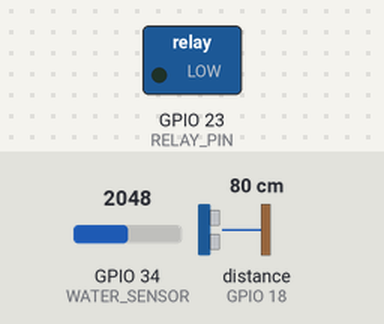
Bench run of a sketch on a simulated ESP32. Shown: switched loads named in the sketch (green lamp = pin HIGH). Wiring (inferred from the names in the program): ultrasonic range finder: trigger GPIO 5; echo GPIO 18. The inputs (shaded band) are chosen by the test bench; at power-on: GPIO 34 (WATER_SENSOR) = 2048, distance to the obstacle (sensor on GPIO 18) 80 cm. The echo pulse lasts 58.3 µs per cm; WiFi joins after 1.5 s; servers stay silent unless stated; uploads are accepted with an empty reply; pins used as bus, display or sensor lines are not drawn; what the sketch prints to the serial monitor is not drawn.

Above: at 2.7 s.
2.8 s: GPIO 34 (WATER_SENSOR) set to 524
6.0 s: GPIO 34 (WATER_SENSOR) set to 456
At 6.7 s:
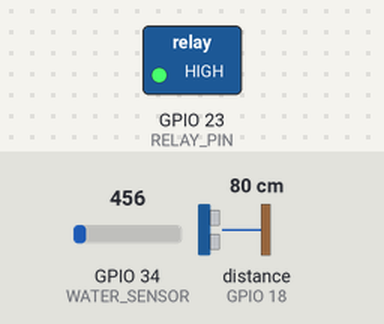
15.0 s: GPIO 34 (WATER_SENSOR) set to 540
At 17.3 s:
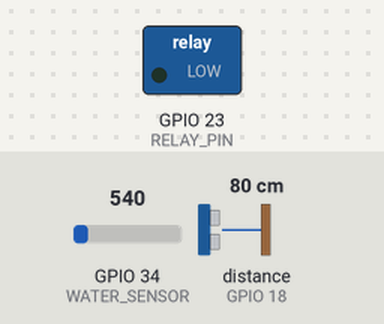
18.2 s: GPIO 34 (WATER_SENSOR) set to 491
At 19.3 s:
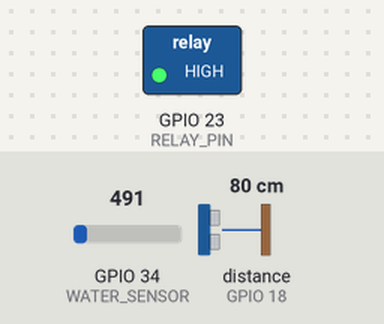
Timing chart, 0 to 21.2 s (numbered marks = the images above; inputs shaded):
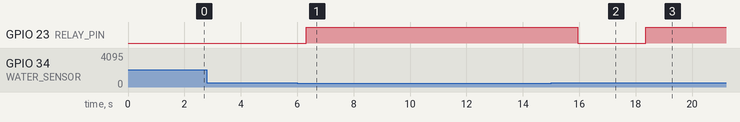

The sketch:

FloodGaurdX.ino
```cpp
#include <WiFi.h>
#include <HTTPClient.h>

// ---------- WiFi ----------
#define WIFI_SSID "Galaxy A20s2640"
#define WIFI_PASSWORD "ekxr9282"

// ---------- Pins ----------
#define TRIG_PIN 5
#define ECHO_PIN 18
#define WATER_SENSOR 34
#define RELAY_PIN 23

// ---------- Variables ----------
long duration;
int distance;
int waterValue;

// ---------- Firebase URL ----------
const char* FIREBASE_DB_URL = "https://floodguardx1-6ed9f-default-rtdb.asia-southeast1.firebasedatabase.app";

void setup() {
  Serial.begin(115200);

  pinMode(TRIG_PIN, OUTPUT);
  pinMode(ECHO_PIN, INPUT);
  pinMode(RELAY_PIN, OUTPUT);
  digitalWrite(RELAY_PIN, LOW);

  // ---------- Connect WiFi ----------
  WiFi.begin(WIFI_SSID, WIFI_PASSWORD);
  Serial.print("Connecting to Wi-Fi");
  while (WiFi.status() != WL_CONNECTED) {
    Serial.print(".");
    delay(500);
  }
  Serial.println("\n✅ Connected to Wi-Fi");
}

void loop() {
  // ---------- Ultrasonic ----------
  digitalWrite(TRIG_PIN, LOW);
  delayMicroseconds(2);
  digitalWrite(TRIG_PIN, HIGH);
  delayMicroseconds(10);
  digitalWrite(TRIG_PIN, LOW);

  duration = pulseIn(ECHO_PIN, HIGH, 30000); // 30ms timeout
  distance = duration * 0.034 / 2; // cm

  // ---------- Water Sensor ----------
  waterValue = analogRead(WATER_SENSOR);

  // ---------- Decide Status ----------
  String alert;
  if (waterValue > 500) {
    alert = "Flood Detected 🚨";
    digitalWrite(RELAY_PIN, LOW);
  }
  else if (distance < 20) {
    alert = "Warning ⚠️";
    digitalWrite(RELAY_PIN, HIGH);
  }
  else {
    alert = "Safe ✅";
    digitalWrite(RELAY_PIN, HIGH);
  }

  // ---------- Log ----------
  String logLine = "Distance: " + String(distance) + " cm | Water Sensor: " + String(waterValue) + " | Status: " + alert;
  Serial.println(logLine);

  // ---------- Send to Firebase ----------
  if (WiFi.status() == WL_CONNECTED) {
    HTTPClient http;

    // ---------- Update main values ----------
    String url = String(FIREBASE_DB_URL) + "/FloodGuard.json"; // Root node
    String json = "{\"distance\":" + String(distance) +
                  ",\"waterValue\":" + String(waterValue) +
                  ",\"alert\":\"" + alert + "\"}";

    http.begin(url);
    http.addHeader("Content-Type", "application/json");
    int httpResponseCode = http.PUT(json);  // PUT updates values

    if (httpResponseCode > 0) {
      Serial.println("✅ Data updated successfully");
    } else {
      Serial.print("❌ Error updating data: ");
      Serial.println(httpResponseCode);
    }
    http.end();

    // ---------- Push log entry ----------
    String logUrl = String(FIREBASE_DB_URL) + "/FloodGuard/logs.json";
    String logJson = "{\"message\":\"" + logLine + "\"}";

    http.begin(logUrl);
    http.addHeader("Content-Type", "application/json");
    int logResponse = http.POST(logJson);  // POST creates new child
    if (logResponse > 0) {
      Serial.println("✅ Log pushed successfully");
    } else {
      Serial.print("❌ Error pushing log: ");
      Serial.println(logResponse);
    }
    http.end();
  }

  delay(2000);
}
```

Measured:
- the behaviour switches between 501 and 500 on GPIO 34 (WATER_SENSOR) (found by bisection; images 0 and 1)
- after the input at 2.8 s, every drawn part: stays the same
- after the input at 6.0 s, GPIO 23 (RELAY_PIN): LOW → HIGH after 0.32 s
- after the input at 15.0 s, GPIO 23 (RELAY_PIN): HIGH → LOW after 0.94 s
- after the input at 18.2 s, GPIO 23 (RELAY_PIN): LOW → HIGH after 0.15 s
